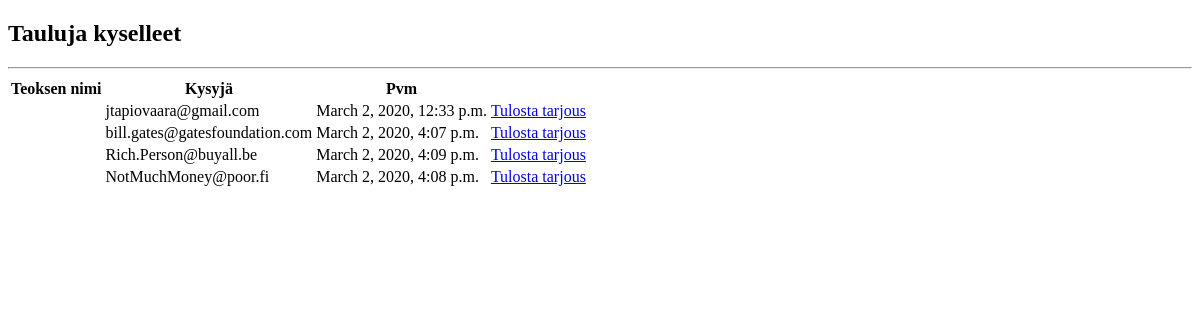
Before: /taide/raportti with the older database file.
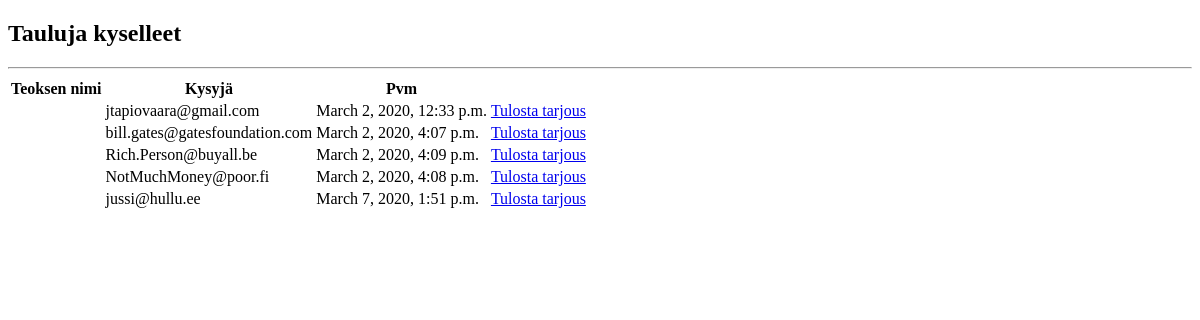
After: the same page with the newer database file.
### taide/models.py (models this page shows, shortened)
class KysyTaulusta(models.Model):
    maili = models.EmailField()
    kutsumanimi = models.CharField(max_length=32, blank=True)
    tiedustelu = models.ForeignKey(TauluTaulu, on_delete=models.CASCADE,)
    aika = models.DateTimeField(auto_now=True)

### taide/views.py (the view)
# urls.py: path('raportti', views.Raportti.as_view(), name='raportti'),
class Raportti(generic.ListView):
    model = KysyTaulusta

### taide/templates/taide/kysytaulusta_list.html (shortened to what this page needs)
<!DOCTYPE html>
<html lang="en">
<head>
</head>
<body>
<h2>Tauluja kyselleet</h2>
<hr>
{% load static %}
<div class="container">
  <table class="table">
    <thead>
      <tr>
        <th>Teoksen nimi</th>
        <th>Kysyjä</th>
        <th>Pvm</th>
      </tr>
    </thead>
      <tbody>
      {% for item in object_list %}
          <tr>
            <td>{{ item.tiedustelu }}</td>
            <td>{{ item.maili }}</td>
            <td>{{ item.aika }}</td>
            <td><a href="{% url 'taide:printrequest' item.tiedustelu.pk %}">Tulosta tarjous</a></td>
          </tr>
        {% endfor %}
      </tbody>
  </table>
</div>
</body>
</html>

Changed rows visible on the page:
added KysyTaulusta: maili "jussi@hullu.ee", aika "March 7, 2020, 1:51 p.m."
